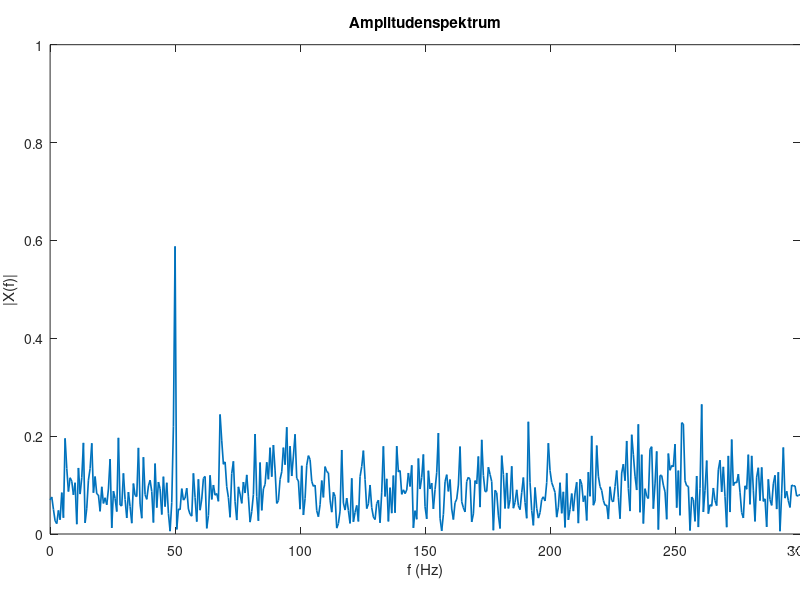

Recreate this plot in MATLAB.
% Example for a 50Hz hum frequency
Fs = 1000;            % Sampling frequency                    
T = 1/Fs;             % Sampling period       
L = 1500;             % Length of signal
t = (0:L-1)*T;        % Time vector

S = 0.7*sin(2*pi*50*t) ;

X = S + 2*randn(size(t));

Y = fft(X);

P2 = abs(Y/L);
P1 = P2(1:L/2+1);
P1(2:end-1) = 2*P1(2:end-1);

f = Fs*(0:(L/2))/L;

fftFigure = figure();
plot(f,P1, 'LineWidth', 1.2);
axis([0 300 0 1]);
title('Amplitudenspektrum');
xlabel('f (Hz)');
ylabel('|X(f)|');
set(fftFigure,'units', 'centimeters', 'position', [10 10 15 7.5]);
set(gca,'LooseInset',get(gca,'TightInset'));
print(fftFigure, 'amplitudenspektrum.eps', '-depsc', '-r300');